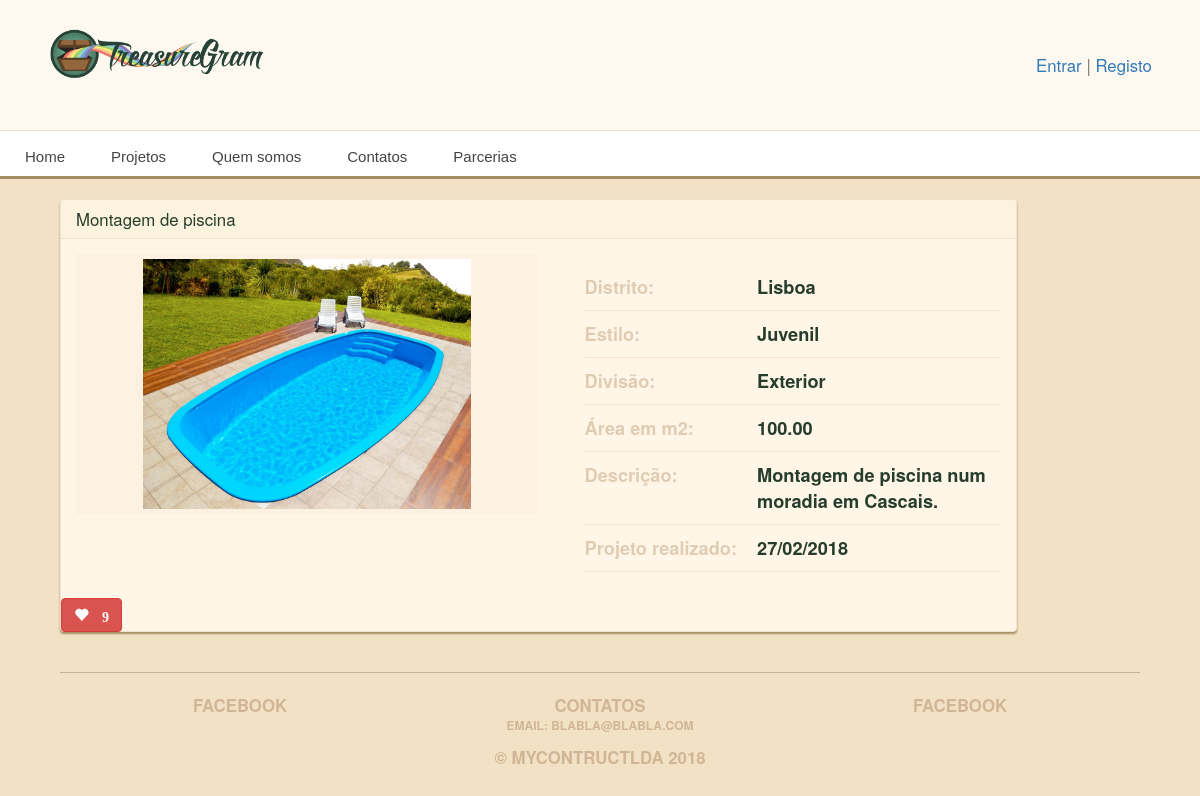
The app's page /projetos/detalhes/montagem-de-piscina/, older data.
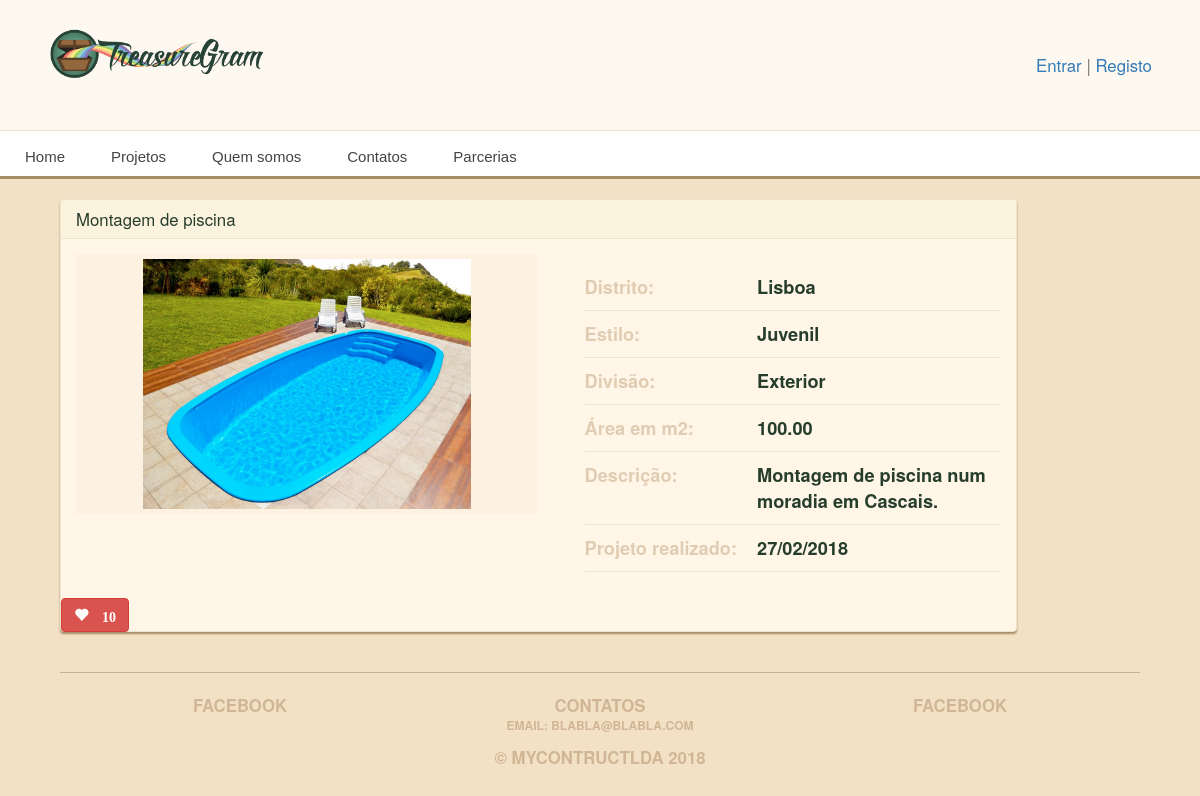
The same page, newer data.
### main_app/models.py (models this page shows, shortened)
class Projetos(models.Model):
    data_registo = models.CharField(max_length=100)
    distrito = models.CharField(max_length=100)
    titulo = models.CharField(max_length=100)
    descricao = models.CharField(max_length=250)
    divisao = models.ForeignKey('Divisao', on_delete=models.CASCADE)
    estilo = models.ForeignKey('Estilo', on_delete=models.CASCADE)
    imagem = models.ImageField(upload_to='treasure_images', default='media/default.png')
    likes = models.IntegerField(default=0)
    slug = models.SlugField(max_length=100, blank=True)
    categoria = models.ForeignKey('Categoria', on_delete=models.CASCADE)
    created_at = models.DateTimeField(auto_now_add=True)
    area = models.DecimalField(max_digits=10, decimal_places=2)
    tags = models.CharField(max_length=250)

class Estilo(models.Model):
    estilo = models.CharField(max_length=100)
    slug = models.SlugField(max_length=100, blank=True)
    def __str__(self):
        return self.estilo

class Divisao(models.Model):
    divisao = models.CharField(max_length=100)
    def __str__(self):
        return self.divisao

### main_app/views.py (the view)
# urls.py: url(r'^projetos/detalhes/(?P<slug>[-\w]+)/$', views.detail, name = 'detail'),
def detail(request, slug):
    projeto = Projetos.objects.get(slug=slug)
    return render(request, 'detail.html', {'projeto': projeto})

### main_app/templates/detail.html
{% extends 'base.html' %}
{% load staticfiles %}
{% block content %}
<div class="row">
  <div class="treasure panel panel-default">
    <div class="panel-heading">
          <h3 class="panel-title">{{ projeto.titulo }}</h3>
        </div>
    <div class="panel-body">
      <div class="treasure-photo-detail">
        <img src="{{ projeto.imagem.url }}" height="250px">
      </div>
      <table class="treasure-table">
        <tr>
          <th>
            Distrito:
          </th>
          <td>{{ projeto.distrito }}</td>
        </tr>
        <tr>
          <th>
            Estilo:
          </th>
          <td>{{ projeto.estilo }}</td>
        </tr>
        <tr>
          <th>
            Divisão:
          </th>
          <td>{{ projeto.divisao }}</td>
        </tr>
         <tr>
          <th>
            Área em m2:
          </th>
          <td>{{ projeto.area }}</td>
        </tr>
         <tr>
          <th>
            Descrição:
          </th>
          <td>{{ projeto.descricao }}</td>
        </tr>
                <tr>
          <th>
            Projeto realizado:
          </th>
          <td>{{ projeto.data_registo }}</td>
        </tr>
      </table>
    </div>
      <button id ="likes" data-id="{{projeto.id}}" class="btn btn-mini btn-danger glyphicon glyphicon-heart" type="button">
            {% if projeto.likes > 0 %} {{ projeto.likes }} {% endif %}
      </button>
  </div>
</div>
{% endblock %}

Row changes from the older to the newer data that the page shows:
changed Projetos "Lisboa": likes "9" → "10"
